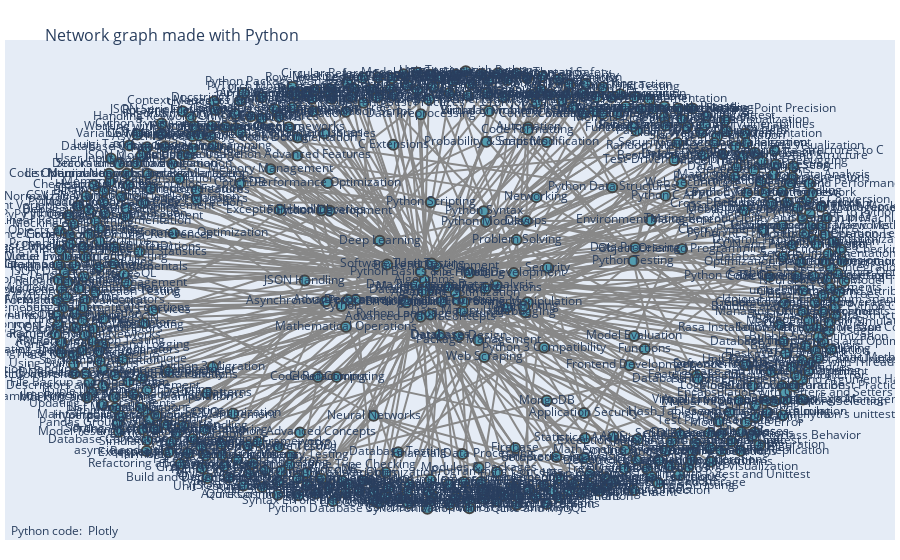

Notebook code cell kept with this figure:
### Code cell
import networkx as nx

# Create a directed graph
G = nx.DiGraph()

# Add edges to the graph
for _, row in df.iterrows():
    G.add_edge(row['top_level'], row['sub_level'])
    G.add_edge(row['sub_level'], row['detailed_level'])

# Generate positions for each node
pos = nx.spring_layout(G)


import plotly.graph_objects as go

edge_x = []
edge_y = []
for edge in G.edges():
    x0, y0 = pos[edge[0]]
    x1, y1 = pos[edge[1]]
    edge_x.extend([x0, x1, None])
    edge_y.extend([y0, y1, None])

edge_trace = go.Scatter(
    x=edge_x, y=edge_y,
    line=dict(width=2, color='#888'),
    hoverinfo='none',
    mode='lines')

node_x = []
node_y = []
text = []
for node in G.nodes():
    x, y = pos[node]
    node_x.append(x)
    node_y.append(y)
    text.append(node)

node_trace = go.Scatter(
    x=node_x, y=node_y,
    text=text,
    mode='markers+text',
    hoverinfo='text',
    marker=dict(
        showscale=False,
        color='#539caf',
        size=10,
        line_width=2))

fig = go.Figure(data=[edge_trace, node_trace],
             layout=go.Layout(
                title='<br>Network graph made with Python',
                titlefont_size=16,
                showlegend=False,
                hovermode='closest',
                margin=dict(b=20,l=5,r=5,t=40),
                annotations=[ dict(
                    text="Python code: <a href='https://plotly.com/'> Plotly</a>",
                    showarrow=False,
                    xref="paper", yref="paper",
                    x=0.005, y=-0.002 ) ],
                xaxis=dict(showgrid=False, zeroline=False, showticklabels=False),
                yaxis=dict(showgrid=False, zeroline=False, showticklabels=False))
                )

fig.show()

### Figure 1 — Plotly figure (JSON) as saved in the notebook; plotly's stock layout.template omitted (floating-point values rounded to 4 significant figures; data arrays with more than 128 entries replaced by an {"elided": "..."} marker saying what was removed)
{"data": [{"hoverinfo": "none", "line": {"color": "#888", "width": 2}, "mode": "lines", "type": "scatter", "x": {"elided": "1809 float values"}, "y": {"elided": "1809 float values"}}, {"hoverinfo": "text", "marker": {"color": "#539caf", "line": {"width": 2}, "showscale": false, "size": 10}, "mode": "markers+text", "text": {"elided": "543 str values"}, "type": "scatter", "x": {"elided": "543 float values"}, "y": {"elided": "543 float values"}}], "layout": {"annotations": [{"showarrow": false, "text": "Python code: <a href='https://plotly.com/'> Plotly</a>", "x": 0.005, "xref": "paper", "y": -0.002, "yref": "paper"}], "hovermode": "closest", "margin": {"b": 20, "l": 5, "r": 5, "t": 40}, "showlegend": false, "title": {"font": {"size": 16}, "text": "<br>Network graph made with Python"}, "xaxis": {"showgrid": false, "showticklabels": false, "zeroline": false}, "yaxis": {"showgrid": false, "showticklabels": false, "zeroline": false}}}
